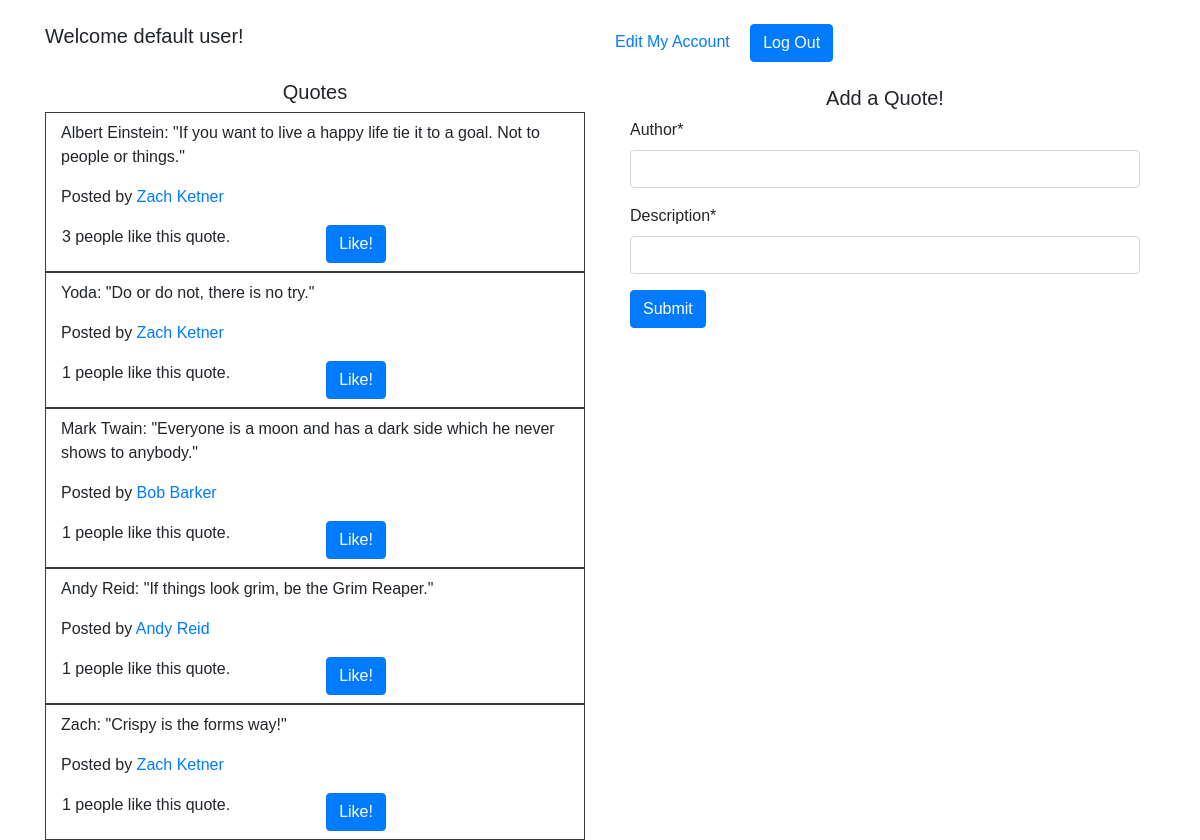
Page /quotes/ (signed in) on the committed database.
### login_and_reg_app/models.py (models this page shows)
class User(models.Model):
    fName = models.CharField(max_length=32)
    lName = models.CharField(max_length=32)
    email = models.CharField(max_length=64)
    password = models.CharField(max_length=64)
    created_at = models.DateTimeField(auto_now_add=True)
    updated_at = models.DateTimeField(auto_now=True)
    objects = userManager()

### exam_project_app/models.py (models this page shows)
class Quotes(models.Model):
    author = models.CharField(max_length=64)
    description = models.CharField(max_length=255)
    created_at = models.DateTimeField(auto_now_add=True)
    updated_at = models.DateTimeField(auto_now=True)
    quoter = models.ForeignKey(User, related_name="quotes", on_delete=models.CASCADE)
    quote_likes = models.ManyToManyField(User, related_name='liked_quotes')
    objects = QuoteManager()

### exam_project_app/views.py (the view)
# urls.py: path('', views.index),
def index(request):
    if 'user' not in request.session:
        return redirect('/')
    else:
        selectedUser = User.objects.get(id=request.session['user'])
        form = QuoteForm()
        context = {
            'All_quotes': Quotes.objects.all(),
            'All_users': User.objects.all(),
            'user': selectedUser,
            'form':form
        }
    return render(request, 'index.html', context)

### exam_project_app/forms.py
class QuoteForm(ModelForm):
    class Meta:
        model = Quotes
        fields = ['author', 'description']

### exam_project_app/templates/index.html (shortened to what this page needs)
<!DOCTYPE html>
<html lang="en">
<head>
    <link rel="stylesheet" href="https://cdn.jsdelivr.net/npm/bootstrap@4.6.1/dist/css/bootstrap.min.css">
    {% load static %}
    <link rel="stylesheet" href="{% static 'css/style.css' %}">
    {% load crispy_forms_tags %}
</head>
<body>
    <div class="container pt-4">
        <div class="row">
            <div class="col">
                <h5 class="text-left">Welcome {{user.fName}} {{user.lName}}!</h5>
                <h5 class="text-center pt-4">Quotes</h5>
                {% for quote in All_quotes %}
                    <div class="container border border-dark pt-2">
                    <p>{{quote.author}}: "{{quote.description}}"</p>
                    <p>Posted by <a href="/quotes/user/{{quote.quoter.id}}">{{quote.quoter.fName}} {{quote.quoter.lName}}</a></p>
                    <div class="row">
                        <p class="ml-3 mr-5">{{quote.quote_likes.count}} people like this quote.</p>
                        <a href="/quotes/like/{{quote.id}}" class="btn btn-primary float-right ml-5 mb-2" role="button">Like!</a>
                    </div>
                    </div>
                {% endfor %}
            </div>
            <div class="col">
                <a href="/quotes/myaccount/{{user.id}}" class="mr-3">Edit My Account</a>
                <a href="/log_out" class="btn btn-primary" role="button">Log Out</a>
                <div class="container pt-4">
                    <h5 class="text-center">Add a Quote!</h5>
                    <form action="/quotes/create" method="post">
                        {{ form|crispy }}
                        <button type="submit" class="btn btn-primary">Submit</button>
                    </form>
                </div>
            </div>
        </div>
    </div>
</body>
</html>

### login_and_reg_app/static/css/style.css (style rules this page uses)
* { font-family: 'arial', sans-serif; }

### rows in the picture
User: fName "default", lName "user"
Quotes: author "Albert Einstein", description "If you want to live a happy life tie it to a goal. Not to people or things.", quoter.fName "Zach", quoter.lName "Ketner", quote_likes.count "3"
Quotes: author "Yoda", description "Do or do not, there is no try.", quoter.fName "Zach", quoter.lName "Ketner", quote_likes.count "1"
Quotes: author "Mark Twain", description "Everyone is a moon and has a dark side which he never shows to anybody.", quoter.fName "Bob", quoter.lName "Barker", quote_likes.count "1"
Quotes: author "Andy Reid", description "If things look grim, be the Grim Reaper.", quoter.fName "Andy", quoter.lName "Reid", quote_likes.count "1"
Quotes: author "Zach", description "Crispy is the forms way!", quoter.fName "Zach", quoter.lName "Ketner", quote_likes.count "1"
